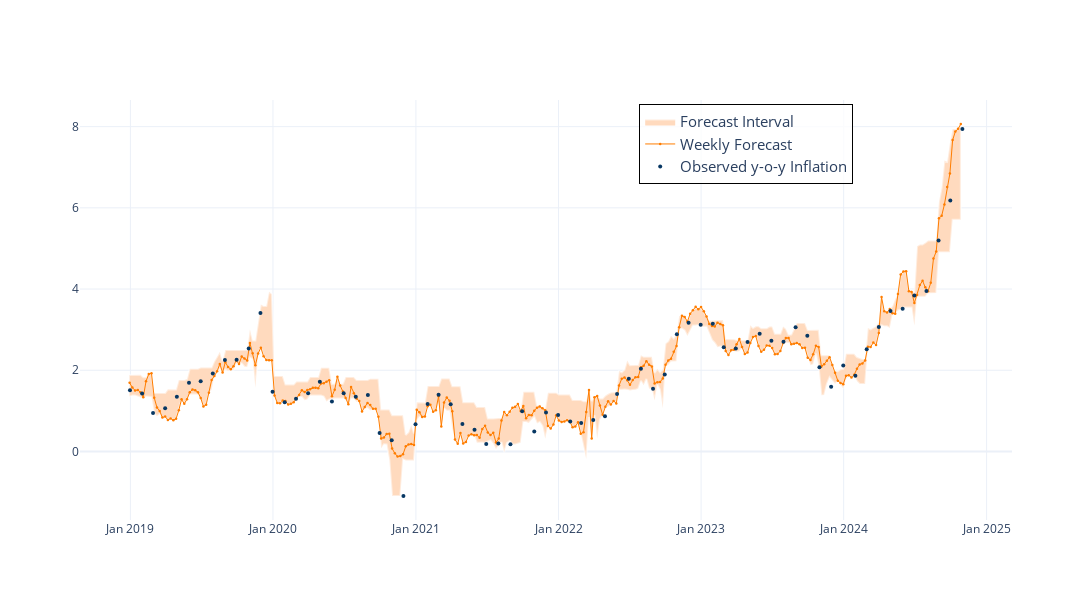

Source (notebook cell):
### Markdown cell above
#### Weekly Forecast

### Code cell
fig1 = go.Figure()
# Add the forecast interval fill
fig1.add_trace(go.Scatter(
    x=weekly_forecast.index.tolist() + weekly_forecast.index[::-1].tolist(),
    y=weekly_forecast["min"].tolist() + weekly_forecast["max"][::-1].tolist(),
    fill='toself',
    fillcolor='#ffdabe',
    line=dict(color='rgba(255,255,255,0.5)'),
    hoverinfo="skip",
    showlegend=True,
    name="Forecast Interval"
))
# Add the high-frequency forecast line
fig1.add_trace(go.Scatter(
    x=weekly_forecast.index, 
    y=weekly_forecast["ridge"], 
    mode='lines+markers', 
    name="Weekly Forecast", 
    line=dict(color='#ff7d00', width=1.0),
    marker=dict(size=2.5)
))
# Add the y-o-y inflation line
fig1.add_trace(go.Scatter(
    x=df.loc['2018-12-30':, ].index, 
    y=df.loc['2018-12-30':, "ipc_all"], 
    mode='markers', 
    name="Observed y-o-y Inflation", 
    line=dict(color='#073763', width=0.8),
    marker=dict(size=4)
))
# Update layout for better visualization
fig1.update_layout(
    #title='High-frequency Inflation Forecast and y-o-y Inflation',
    #xaxis_title='Date',
    #yaxis_title='%',
    #legend_title='Legend',
    template='plotly_white',
    width=1200, 
    height=600,
    legend=dict(
        x=0.6,
        y=0.99,
        bgcolor='rgba(255, 255, 255, 0.8)',
        font=dict(size=15),
        bordercolor='black',
        borderwidth=1
    )
)
# Update x-axis to show dates in the desired format
fig1.update_xaxes(tickformat='%b %Y')
# Show the plot
fig1.show()

# Save the plot as an image
fig1.write_image('./Images/F4_Weekly_Forecast.png', format='png', scale=3)

### Figure 1 — Plotly figure (JSON) as saved in the notebook; plotly's stock layout.template omitted (floating-point values rounded to 4 significant figures; data arrays with more than 128 entries replaced by an {"elided": "..."} marker saying what was removed)
{"data": [{"fill": "toself", "fillcolor": "#ffdabe", "hoverinfo": "skip", "line": {"color": "rgba(255,255,255,0.5)"}, "name": "Forecast Interval", "showlegend": true, "type": "scatter", "x": {"elided": "610 str values"}, "y": {"elided": "610 float values"}}, {"line": {"color": "#ff7d00", "width": 1}, "marker": {"size": 2.5}, "mode": "lines+markers", "name": "Weekly Forecast", "type": "scatter", "x": {"elided": "305 str values"}, "y": {"elided": "305 float values"}}, {"line": {"color": "#073763", "width": 0.8}, "marker": {"size": 4}, "mode": "markers", "name": "Observed y-o-y Inflation", "type": "scatter", "x": ["2018-12-31", "2019-01-31", "2019-02-28", "2019-03-31", "2019-04-30", "2019-05-31", "2019-06-30", "2019-07-31", "2019-08-31", "2019-09-30", "2019-10-31", "2019-11-30", "2019-12-31", "2020-01-31", "2020-02-29", "2020-03-31", "2020-04-30", "2020-05-31", "2020-06-30", "2020-07-31", "2020-08-31", "2020-09-30", "2020-10-31", "2020-11-30", "2020-12-31", "2021-01-31", "2021-02-28", "2021-03-31", "2021-04-30", "2021-05-31", "2021-06-30", "2021-07-31", "2021-08-31", "2021-09-30", "2021-10-31", "2021-11-30", "2021-12-31", "2022-01-31", "2022-02-28", "2022-03-31", "2022-04-30", "2022-05-31", "2022-06-30", "2022-07-31", "2022-08-31", "2022-09-30", "2022-10-31", "2022-11-30", "2022-12-31", "2023-01-31", "2023-02-28", "2023-03-31", "2023-04-30", "2023-05-31", "2023-06-30", "2023-07-31", "2023-08-31", "2023-09-30", "2023-10-31", "2023-11-30", "2023-12-31", "2024-01-31", "2024-02-29", "2024-03-31", "2024-04-30", "2024-05-31", "2024-06-30", "2024-07-31", "2024-08-31", "2024-09-30", "2024-10-31"], "y": [1.507, 1.428, 0.9509, 1.063, 1.349, 1.691, 1.73, 1.918, 2.253, 2.258, 2.538, 3.412, 1.469, 1.21, 1.301, 1.435, 1.715, 1.229, 1.437, 1.346, 1.388, 0.4567, 0.2757, -1.096, 0.6705, 1.172, 1.399, 1.162, 0.6778, 0.5365, 0.1871, 0.199, 0.1771, 0.9905, 0.4926, 0.9587, 0.901, 0.7404, 0.7015, 0.774, 0.8664, 1.414, 1.792, 2.039, 1.548, 1.894, 2.887, 3.171, 3.123, 3.145, 2.565, 2.535, 2.695, 2.897, 2.725, 2.701, 3.058, 2.848, 2.075, 1.594, 2.118, 1.863, 2.517, 3.063, 3.46, 3.517, 3.844, 3.954, 5.193, 6.182, 7.939]}], "layout": {"height": 600, "legend": {"bgcolor": "rgba(255, 255, 255, 0.8)", "bordercolor": "black", "borderwidth": 1, "font": {"size": 15}, "x": 0.6, "y": 0.99}, "width": 1200, "xaxis": {"tickformat": "%b %Y"}}}
